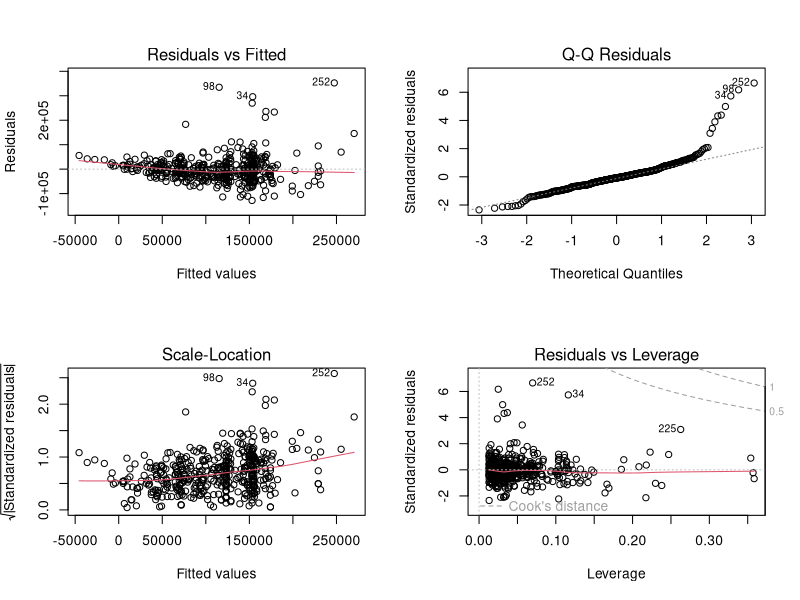

Recreate this plot in R. (Note: this script raises an error after producing the figure.)
## ---- chunk 1
knitr::opts_knit$set(root.dir = ".")
knitr::opts_chunk$set(echo = TRUE, warning = TRUE, message = FALSE)
## ---- chunk 2
library(tidyverse)
library(glmnet)
library(car)
library(lmtest)
library(MASS)
library(tseries)   # jarque.bera.test
library(sandwich)  # HC-robust standard errors
library(broom)     # tidy coefficient tables

data <- read.csv("dataset/ds_salaries_clean.csv")

set.seed(2026)     # fixed seed: every randomized step below is reproducible
## ---- chunk 3
used_cols <- c("log_salary", "salary_in_usd", "experience_level", "employment_type",
               "company_size", "job_category", "location_group", "remote_ratio",
               "is_local", "work_year",
               "exp_level_ord_scaled", "company_size_ord_scaled", "remote_ratio_scaled")
stopifnot(nrow(data) == 565, sum(is.na(data[, intersect(used_cols, names(data))])) == 0)

# Factor baselines chosen for interpretability: coefficients then read as
# contrasts against the common category (FT employment, Data Analyst,
# rest-of-world location).
data$experience_level <- factor(data$experience_level, levels = c("EN", "MI", "SE", "EX"))
data$company_size     <- factor(data$company_size,     levels = c("S", "M", "L"))
data$employment_type  <- relevel(factor(data$employment_type), ref = "FT")
data$job_category     <- relevel(factor(data$job_category),   ref = "Data_Analyst")
data$location_group   <- relevel(factor(data$location_group), ref = "Other")

data <- data %>% mutate(row_id = row_number())

# Plain random 80:20 split across the whole dataset (global model, seed 2026).
# Rare categories must stay represented in training, so the draw is re-tried
# until every test-category level also appears among the training rows.
check_vars <- c("employment_type", "job_category", "location_group",
                "experience_level", "company_size")

repeat {
  idx <- sample(nrow(data), floor(0.8 * nrow(data)))
  tr  <- data[idx, ]
  te  <- data[-idx, ]
  ok  <- all(vapply(check_vars,
                    function(v) all(unique(te[[v]]) %in% unique(tr[[v]])), logical(1)))
  if (ok) break
}
train <- tr
test  <- te

stopifnot(nrow(train) == 452, nrow(test) == 113,
          all(!test$row_id %in% train$row_id))

write.csv(train, "dataset/train_data.csv", row.names = FALSE)
write.csv(test, "dataset/test_data.csv", row.names = FALSE)
## ---- chunk 4
table(train$work_year);        table(test$work_year)
table(train$experience_level); table(test$experience_level)
table(train$job_category);     table(test$job_category)
table(train$employment_type);  table(test$employment_type)
## ---- chunk 5
ols_raw <- lm(salary_in_usd ~ experience_level + job_category + employment_type +
                company_size + location_group + remote_ratio + work_year,
              data = train)
summary(ols_raw)
## ---- chunk 6
diag_row <- function(label, mod) {
  sw <- shapiro.test(resid(mod))
  jb <- tseries::jarque.bera.test(resid(mod))
  bp <- lmtest::bptest(mod)
  tibble(response       = label,
         Shapiro_p      = signif(sw$p.value, 3),
         Jarque_Bera_p  = signif(jb$p.value, 3),
         BP_stat        = round(unname(bp$statistic), 1),
         BP_p           = signif(bp$p.value, 3),
         Max_Cooks_D    = round(max(cooks.distance(mod)), 3))
}
diag_raw <- diag_row("salary_in_usd", ols_raw)
diag_raw

par(mfrow = c(2, 2)); plot(ols_raw); par(mfrow = c(1, 1))
## ---- chunk 7
bc <- MASS::boxcox(ols_raw, lambda = seq(-2, 2, length = 100), plotit = TRUE)
lambda_hat <- bc$x[which.max(bc$y)]
## Profile-likelihood 95% confidence interval for lambda
cut_off  <- max(bc$y) - qchisq(0.95, 1) / 2
lambda_ci <- range(bc$x[bc$y >= cut_off])
cat("Box-Cox optimal lambda:", round(lambda_hat, 3), "\n")
cat("95% CI: [", round(lambda_ci[1], 3), ",", round(lambda_ci[2], 3), "]\n")
## ---- chunk 8
ols_full <- lm(log_salary ~ experience_level + job_category + employment_type +
                 company_size + location_group + remote_ratio + work_year + is_local,
               data = train)
summary(ols_full)
## ---- chunk 9
## The Box-Cox-optimal power scale receives the identical battery of tests,
## so the transformation choice is judged on evidence rather than habit.
z_train  <- train$salary_in_usd^lambda_hat
ols_power <- lm(z_train ~ experience_level + job_category + employment_type +
                  company_size + location_group + remote_ratio + work_year + is_local,
                data = train)
diag_power <- diag_row(paste0("salary^", round(lambda_hat, 2)), ols_power)
diag_log <- diag_row("ln(salary)", ols_full)
bind_rows(diag_raw, diag_power, diag_log)

par(mfrow = c(2, 2)); plot(ols_full); par(mfrow = c(1, 1))

## Generalized VIFs: a property of the predictor design matrix, hence
## identical under any response scale — one table covers both models.
vif_raw <- car::vif(ols_full)
if (is.matrix(vif_raw)) {
  vif_tab <- tibble(
    term     = rownames(vif_raw),
    GVIF     = vif_raw[, "GVIF"],
    Df       = vif_raw[, "Df"],
    gvif_adj = vif_raw[, "GVIF^(1/(2*Df))"]
  )
} else {
  vif_tab <- tibble(term = names(vif_raw), GVIF = as.numeric(vif_raw),
                    Df = 1, gvif_adj = sqrt(as.numeric(vif_raw)))
}
vif_tab
## ---- chunk 10
ols_step <- step(ols_full, direction = "both", trace = FALSE)
summary(ols_step)

cat("\nTerms dropped (full model -> stepwise model):",
    setdiff(attr(terms(ols_full), "term.labels"),
            attr(terms(ols_step), "term.labels")), "\n")

tibble(
  model   = c("Full OLS", "Stepwise-reduced OLS"),
  AIC     = c(AIC(ols_full), AIC(ols_step)),
  adj_R2  = c(summary(ols_full)$adj.r.squared, summary(ols_step)$adj.r.squared),
  n_terms = c(length(attr(terms(ols_full), "term.labels")),
              length(attr(terms(ols_step), "term.labels")))
)
## ---- chunk 11
robust_se <- lmtest::coeftest(ols_step, vcov = sandwich::vcovHC(ols_step, type = "HC1"))
cat("HC1-robust inference for the stepwise-selected ln(salary) model:\n")
print(robust_se)
## ---- chunk 12
coef_pct <- broom::tidy(ols_step) %>%
  mutate(pct_effect = 100 * (exp(estimate) - 1)) %>%
  dplyr::select(term, estimate, p.value, pct_effect)
print(coef_pct, n = 30)
## ---- chunk 13
base_terms <- setdiff(attr(terms(ols_step), "term.labels"), c("remote_ratio", "work_year"))
base_formula_str <- paste("log_salary ~", paste(base_terms, collapse = " + "))

fit_poly <- function(degree) {
  f <- as.formula(paste0(base_formula_str,
                          " + poly(remote_ratio, ", degree, ")",
                          " + poly(work_year, ", degree, ")"))
  lm(f, data = train)
}

poly_linear    <- fit_poly(1)   # straight-line benchmark
poly_quadratic <- fit_poly(2)   # quadratic alternative

tibble(
  degree = c(1, 2),
  AIC    = c(AIC(poly_linear), AIC(poly_quadratic)),
  adj_R2 = c(summary(poly_linear)$adj.r.squared, summary(poly_quadratic)$adj.r.squared)
)

anova_poly <- anova(poly_linear, poly_quadratic)
anova_poly

poly_model <- if (anova_poly$`Pr(>F)`[2] < 0.05) poly_quadratic else poly_linear

reset_result <- lmtest::resettest(poly_model)
cat("\nRESET test on selected model: F =", round(reset_result$statistic, 3),
    " p =", signif(reset_result$p.value, 4), "\n")
## ---- chunk 14
## Training-only z-scaling of every numeric input; the identical transform
## is applied to test.
tr_scale <- function(col) {
  m <- mean(train[[col]]); s <- sd(train[[col]])
  list(train = (train[[col]] - m) / s, test = (test[[col]] - m) / s)
}
for (col in c("exp_level_ord", "company_size_ord", "remote_ratio", "work_year")) {
  sc <- tr_scale(col)
  train[[paste0(col, "_ts")]] <- sc$train
  test[[paste0(col, "_ts")]]  <- sc$test
}

build_matrix <- function(df) {
  model.matrix(
    ~ exp_level_ord_ts + company_size_ord_ts + remote_ratio_ts +
      work_year_ts + job_category + employment_type + location_group + is_local,
    data = df
  )[, -1]   # glmnet supplies its own intercept
}

x_train <- build_matrix(train)
x_test  <- build_matrix(test)
y_train <- train$log_salary
y_test  <- test$log_salary
dim(x_train); dim(x_test)
## ---- chunk 15
set.seed(2026)
cv_ridge <- cv.glmnet(x_train, y_train, alpha = 0, nfolds = 10)
set.seed(2026)
cv_lasso <- cv.glmnet(x_train, y_train, alpha = 1, nfolds = 10)

cat("Ridge: lambda.min =", cv_ridge$lambda.min, " lambda.1se =", cv_ridge$lambda.1se, "\n")
cat("LASSO: lambda.min =", cv_lasso$lambda.min, " lambda.1se =", cv_lasso$lambda.1se, "\n")

plot(cv_ridge); title("Ridge cross-validation curve", line = 2.5)
plot(cv_lasso); title("LASSO cross-validation curve", line = 2.5)

## Robustness of the endpoint choice: a sweep over the full elastic-net
## mixing range finds the CV surface flat, so neither pure penalty is a
## lucky guess.
enet_sweep <- vapply(seq(0, 1, by = 0.1), function(a) {
  set.seed(2026)
  sqrt(min(cv.glmnet(x_train, y_train, alpha = a, nfolds = 10)$cvm))
}, numeric(1))
cat("CV RMSE across alpha = 0,0.1,...,1:",
    sprintf("%.4f-%.4f (range %.4f)", min(enet_sweep), max(enet_sweep),
            diff(range(enet_sweep))), "\n")

plot(seq(0, 1, by = 0.1), enet_sweep, type = "b", pch = 19,
     xlab = expression(alpha * "  (0 = pure Ridge, 1 = pure LASSO)"),
     ylab = "Cross-validated RMSE (log points)",
     main = "Elastic-net mixing sweep")

## Tuned elastic net: alpha picked by the same 10-fold CV, kept alongside its
## two pure-parent special cases for Task 6 to score.
alpha_best <- seq(0, 1, by = 0.1)[which.min(enet_sweep)]
set.seed(2026)
cv_elastic <- cv.glmnet(x_train, y_train, alpha = alpha_best, nfolds = 10)
cat("Selected elastic-net alpha:", alpha_best,
    "| predictor columns kept at lambda.min:",
    sum(as.numeric(coef(cv_elastic, s = "lambda.min"))[-1] != 0), "/", ncol(x_train), "\n")
## ---- chunk 16
lasso_coefs_min <- coef(cv_lasso, s = "lambda.min")
lasso_survivors <- setdiff(rownames(lasso_coefs_min)[which(lasso_coefs_min[, 1] != 0)],
                           "(Intercept)")
cat("LASSO retains", length(lasso_survivors), "of", nrow(lasso_coefs_min) - 1,
    "columns at lambda.min\n")

parent_terms <- c("exp_level_ord_ts", "company_size_ord_ts",
                  "remote_ratio_ts", "work_year_ts",
                  "job_category", "employment_type", "location_group",
                  "is_local")
map_to_parent <- function(dummy_names) {
  vapply(dummy_names, function(nm) {
    hit <- parent_terms[startsWith(nm, parent_terms)]
    if (length(hit) == 0) nm else hit[which.max(nchar(hit))]
  }, character(1), USE.NAMES = FALSE)
}
canonical <- c(exp_level_ord_ts         = "experience_level",
               company_size_ord_ts      = "company_size",
               remote_ratio_ts          = "remote_ratio",
               work_year_ts             = "work_year")
lasso_parents <- unique(map_to_parent(lasso_survivors))
lasso_parents <- unique(ifelse(lasso_parents %in% names(canonical),
                               canonical[lasso_parents], lasso_parents))
stepwise_terms <- attr(terms(ols_step), "term.labels")

cat("Selected by BOTH:", intersect(stepwise_terms, lasso_parents), "\n")
cat("Stepwise only:",     setdiff(stepwise_terms, lasso_parents), "\n")
cat("LASSO only:        ", setdiff(lasso_parents, stepwise_terms), "\n")
## ---- chunk 17
build_matrix_factor <- function(df) {
  model.matrix(
    ~ experience_level + company_size + remote_ratio_ts + work_year_ts +
      job_category + employment_type + location_group + is_local,
    data = df
  )[, -1]
}
x_train_f <- build_matrix_factor(train)

set.seed(2026)
cv_lasso_factor <- cv.glmnet(x_train_f, y_train, alpha = 1, nfolds = 10)

cat("LASSO CV RMSE (log scale, training folds):\n")
cat("  ordinal encoding:", round(sqrt(min(cv_lasso$cvm)), 4),
    "| factor-dummy encoding:", round(sqrt(min(cv_lasso_factor$cvm)), 4), "\n")
## ---- chunk 18
pred_tr <- list(
  `Full OLS - stepwise`         = predict(ols_step),
  `Full OLS`                    = predict(ols_full),
  `Polynomial regression`       = predict(poly_model),
  `Ridge regression`            = as.numeric(predict(cv_ridge, newx = x_train, s = "lambda.min")),
  `LASSO regression`            = as.numeric(predict(cv_lasso, newx = x_train, s = "lambda.min")),
  `Elastic net regression`      = as.numeric(predict(cv_elastic, newx = x_train, s = "lambda.min"))
)

fit_row <- function(model, fit, y, n_coef, aic_val) {
  n    <- length(y)
  rss  <- sum((y - fit)^2)
  r2   <- 1 - rss / sum((y - mean(y))^2)
  adj  <- 1 - (1 - r2) * (n - 1) / (n - n_coef - 1)
  tibble(model = model,
         R2     = signif(r2, 4),
         adj_R2 = signif(adj, 4),
         n_par  = n_coef,
         AIC    = aic_val)
}

p_full <- length(coef(ols_full))
p_step <- length(coef(ols_step))
p_poly <- length(coef(poly_model))

train_fit <- bind_rows(
  fit_row("Multiple linear regression - full",      pred_tr[["Full OLS"]],            y_train, p_full, round(AIC(ols_full), 1)),
  fit_row("Multiple linear regression - stepwise",  pred_tr[["Full OLS - stepwise"]],  y_train, p_step, round(AIC(ols_step), 1)),
  fit_row("Polynomial regression",                  pred_tr[["Polynomial regression"]], y_train, p_poly, round(AIC(poly_model), 1)),
  fit_row("Ridge regression",                       pred_tr[["Ridge regression"]],      y_train, ncol(x_train), NA),
  fit_row("LASSO regression",                       pred_tr[["LASSO regression"]],      y_train, ncol(x_train), NA),
  fit_row("Elastic net regression",                 pred_tr[["Elastic net regression"]], y_train, ncol(x_train), NA)
)
train_fit

cat("\nNote: the Box-Cox power-scale model (Section 4.2) is fitted on\n")
cat("a different response scale, so its in-sample R2 is not directly\n")
cat("comparable with the log-salary models above and is omitted here; the\n")
cat("held-out comparison across scales is deferred to Task 6.\n")
## ---- chunk 19
write.csv(train, "dataset/train_data.csv", row.names = FALSE)
write.csv(test, "dataset/test_data.csv", row.names = FALSE)
